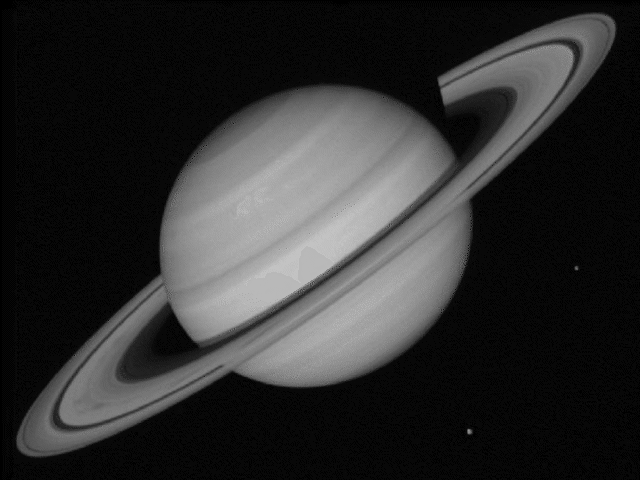
%> input picture MATLABwork/mprogram/saturn.png, 640 x 480 px
$ octave lwf4kylbrh.m   (GNU Octave 9; MATLAB toolbox functions it lacks are replaced by stand-ins)
%> lines starting %> are read from the running program, lines starting %| are printed output that depends on the picture; in (x1, y1, x2, y2) boxes, pixels count from 0 and x2, y2 are one past the last pixel; in counts of white or black regions, pixels touching at a corner belong together; the program's own positions count from 1
%线性锐化滤波器
%拉普拉斯变换
I=imread('saturn.png');
%> I is the input picture: size 480x640 uint8; min 0, max 195, mean 46.6
h=fspecial('laplacian');
I2=filter2(h,I);
imshow(I)
figure,imshow(I2)
%对比度增强锐化滤波器
h01=fspecial('unsharp',0.5);
I3=filter2(h01,I)/255;
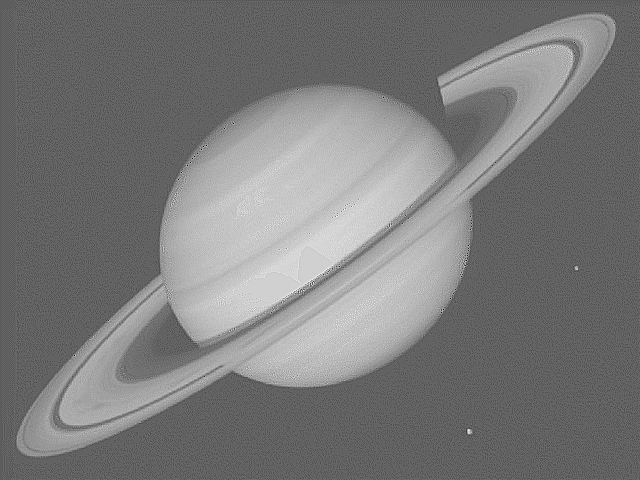
%> I3: size 480x640 double; min -0.591, max 1.02, mean 0.183; drawn with min black and max white
figure,imshow(I3)


%非线性锐化滤波器
x1=imread('rbc.jpg');
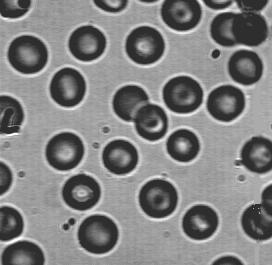
%> input picture MATLABwork/mprogram/rbc.jpg, 272 x 265 px
%> x1 is the input picture: size 265x272 uint8; min 27, max 255, mean 129.8
figure,imshow(x1)
h1=fspecial('sobel');
j1=filter2(h1,x1);
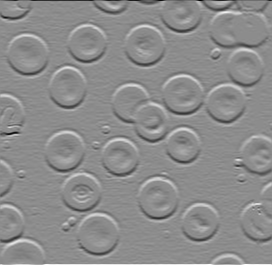
%> j1: size 265x272 double; min -920, max 749, mean -0.4; drawn with min black and max white
figure,imshow(j1)
%> after `imshow(j1)`:
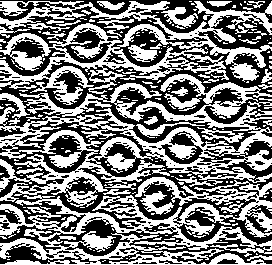
%> displayed picture: size 265x272, on the screen's scale of 0 to 255; 49.4% white; 204 white regions (156 under 20 px), largest, box (x1, y1, x2, y2) and area: (0, 74, 272, 207) 11821, (0, 177, 272, 265) 9549, (0, 1, 272, 105) 9095
j2=conv2(x1,h1);
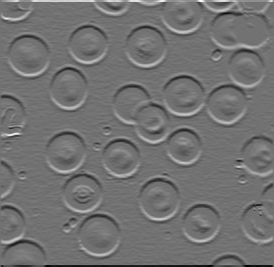
%> j2: size 267x274 double; min -749, max 921, mean 0; drawn with min black and max white
figure,imshow(j2)
h2=fspecial('prewitt');
j3=filter2(h2,x1);
figure,imshow(j3)
h3=fspecial('log');
j4=filter2(h3,x1);
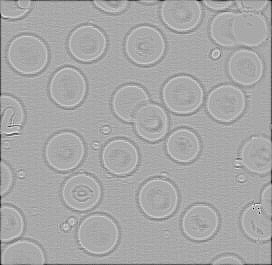
%> j4: size 265x272 double; min -569.2, max 291.8, mean -3.5; drawn with min black and max white
figure,imshow(j4)
%> after `imshow(j4)`:
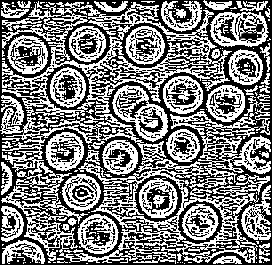
%> displayed picture: size 265x272, on the screen's scale of 0 to 255; min 0, max 255, mean 125.9
